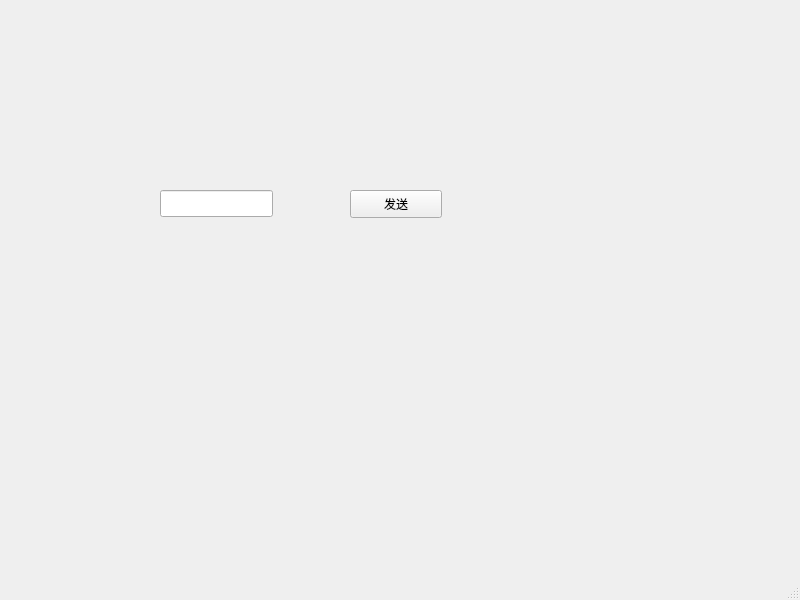
<?xml version="1.0" encoding="UTF-8"?>
<ui version="4.0">
 <class>MainWindow</class>
 <widget class="QMainWindow" name="MainWindow">
  <property name="geometry">
   <rect>
    <x>0</x>
    <y>0</y>
    <width>800</width>
    <height>600</height>
   </rect>
  </property>
  <property name="windowTitle">
   <string>MainWindow</string>
  </property>
  <widget class="QWidget" name="centralwidget">
   <widget class="QLineEdit" name="lineEdit_info">
    <property name="geometry">
     <rect>
      <x>160</x>
      <y>190</y>
      <width>113</width>
      <height>27</height>
     </rect>
    </property>
   </widget>
   <widget class="QPushButton" name="pushButton">
    <property name="geometry">
     <rect>
      <x>350</x>
      <y>190</y>
      <width>92</width>
      <height>28</height>
     </rect>
    </property>
    <property name="text">
     <string>发送</string>
    </property>
   </widget>
  </widget>
  <widget class="QMenuBar" name="menubar">
   <property name="geometry">
    <rect>
     <x>0</x>
     <y>0</y>
     <width>800</width>
     <height>24</height>
    </rect>
   </property>
  </widget>
  <widget class="QStatusBar" name="statusbar"/>
 </widget>
 <resources/>
 <connections/>
</ui>
